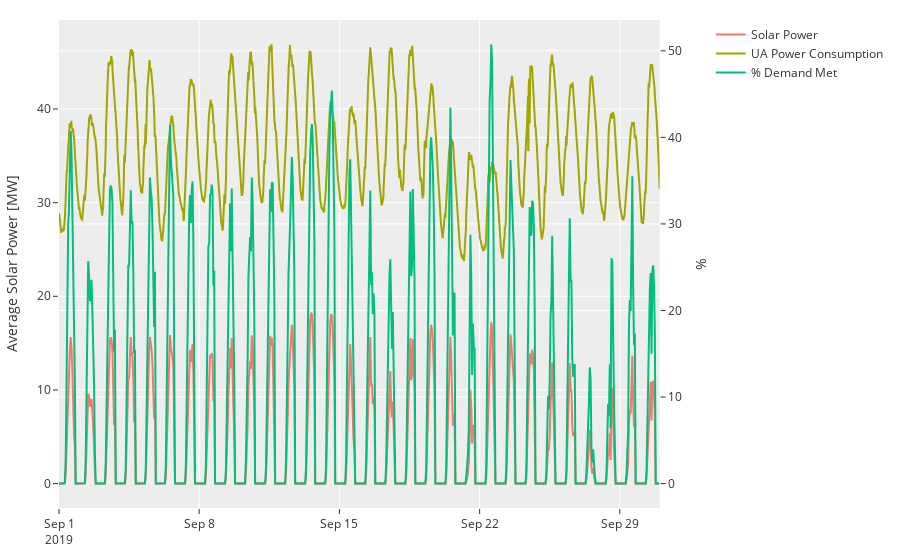

Source (notebook cell):
### Markdown cell above
### Daily in May

### Code cell
fig = make_subplots(specs=[[{"secondary_y": True}]])

fig.add_trace(
    go.Scatter(
        x=pv_df[0].loc[pv_df.index.month == 9].index + pd.offsets.DateOffset(year=2019), 
        y=pv_df[0].loc[pv_df.index.month == 9].values,
        name="Solar Power"
    )
)

fig.add_trace(
    go.Scatter(
        x=total_df.loc[total_df.index.month == 9].index,
        y=total_df.loc[total_df.index.month == 9, 'TOTAL - KW-TOT'].pint.to('MW').pint.magnitude,
        name="UA Power Consumption"
    )
)


fig.add_trace(
 go.Scatter(
        x=pv_df[0].loc[pv_df.index.month == 9].index + pd.offsets.DateOffset(year=2019),
        y=pv_df[0].loc[pv_df.index.month == 9].values / 
         total_df.loc[total_df.index.month == 9, 'TOTAL - KW-TOT'].resample('1H').mean().pint.to('MW').pint.magnitude * 100,
        name="% Demand Met",
    ),
    secondary_y=True
)


fig.update_layout(
    margin=dict(l=20, r=20, b=20, t=20),
    # height=600, width=600,
    # yaxis=dict(scaleanchor="x", scaleratio=1),
    xaxis_zeroline=True,
    yaxis_zeroline=True,
    xaxis_zerolinecolor='#969696',
    yaxis_zerolinecolor='#969696',
    yaxis_title="Average Solar Power [MW]",
    yaxis2_title="%"
    # xaxis_title="Time [s]"
    # xaxis_range=[-25, 25],
    # yaxis_range=[-25, 25],
)

fig.show(renderer="jupyterlab")

### Figure 1 — Plotly figure (JSON) as saved in the notebook; plotly's stock layout.template omitted (floating-point values rounded to 4 significant figures; data arrays with more than 128 entries replaced by an {"elided": "..."} marker saying what was removed)
{"data": [{"name": "Solar Power", "type": "scatter", "x": {"elided": "720 str values"}, "y": {"elided": "720 float values"}}, {"name": "UA Power Consumption", "type": "scatter", "x": {"elided": "2880 str values"}, "y": {"elided": "2880 float values"}}, {"name": "% Demand Met", "type": "scatter", "x": {"elided": "720 str values"}, "xaxis": "x", "y": {"elided": "720 float values"}, "yaxis": "y2"}], "layout": {"autosize": true, "margin": {"b": 20, "l": 20, "r": 20, "t": 20}, "xaxis": {"anchor": "y", "autorange": true, "domain": [0, 0.94], "range": ["2019-09-01", "2019-09-30 23:45"], "type": "date", "zeroline": true, "zerolinecolor": "#969696"}, "yaxis": {"anchor": "x", "autorange": true, "domain": [0, 1], "range": [-2.605, 49.5], "title": {"text": "Average Solar Power [MW]"}, "type": "linear", "zeroline": true, "zerolinecolor": "#969696"}, "yaxis2": {"anchor": "x", "autorange": true, "overlaying": "y", "range": [-2.819, 53.56], "side": "right", "title": {"text": "%"}, "type": "linear"}}}
